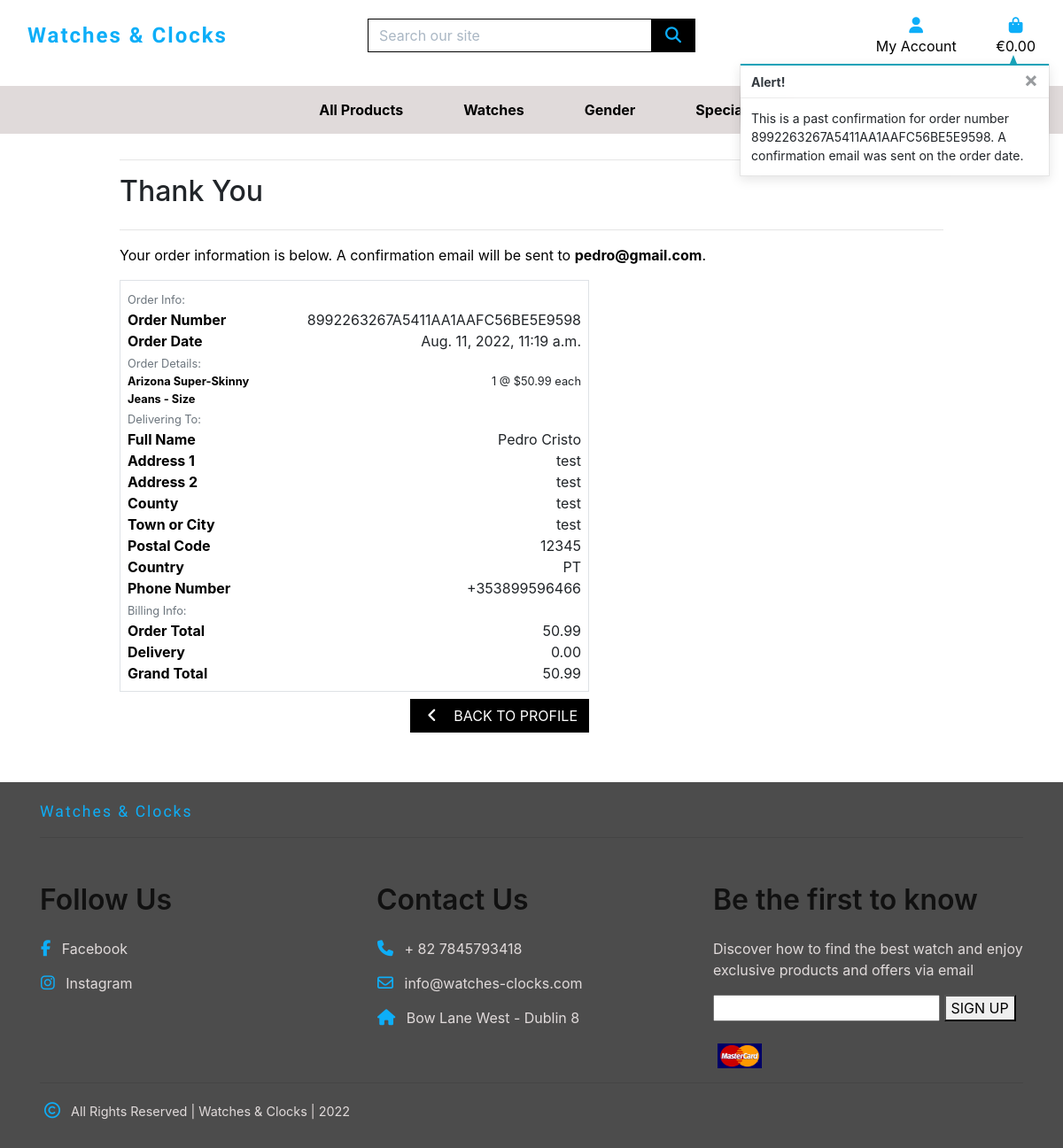
/profile/order_history/8992263267A5411AA1AAFC56BE5E9598, run on an earlier commit of the app's database.
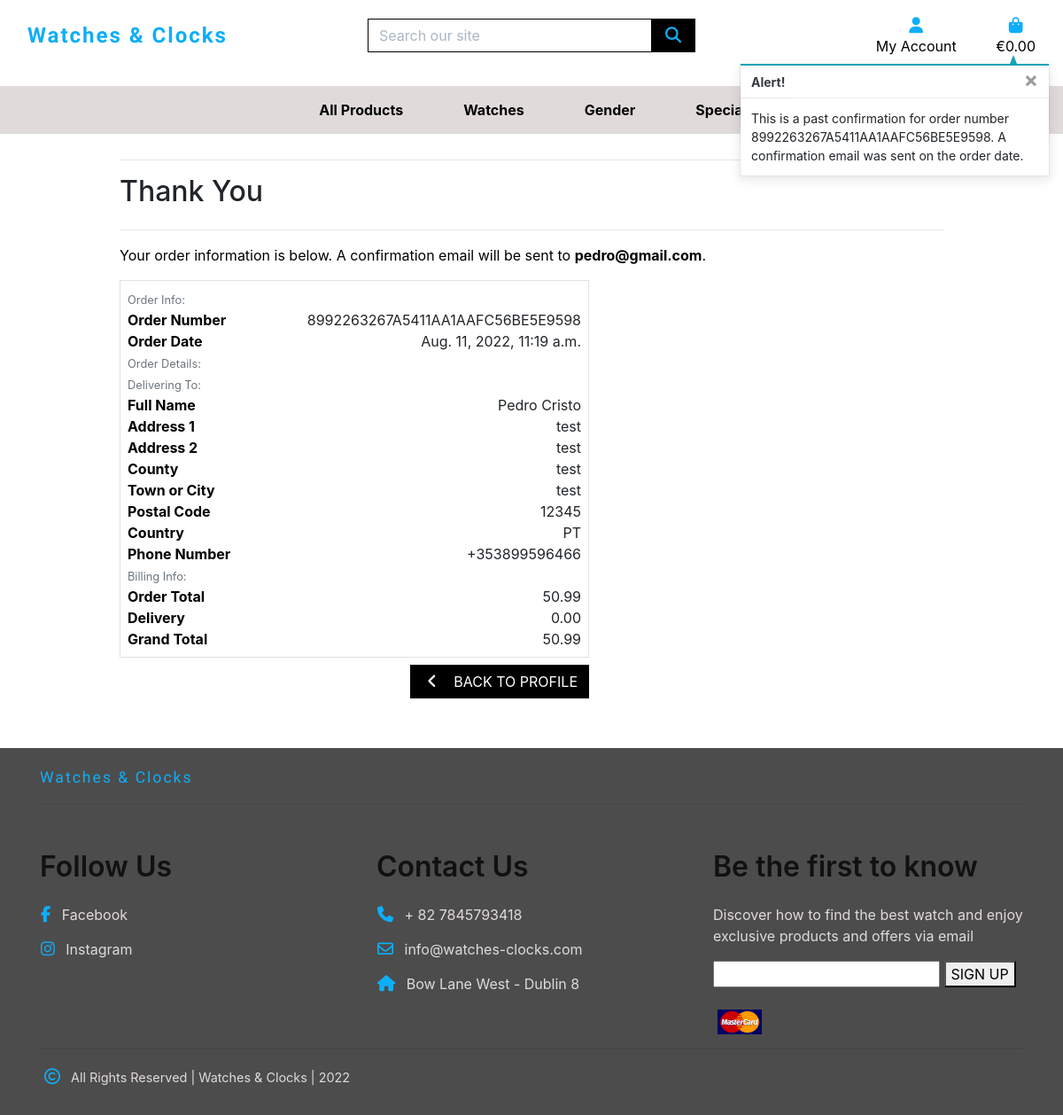
And on a later commit of the database.
### checkout/models.py (models this page shows, shortened)
class OrderLineItem(models.Model):
    order = models.ForeignKey(Order, null=False, blank=False, on_delete=models.CASCADE, related_name='lineitems')
    product = models.ForeignKey(Product, null=False, blank=False, on_delete=models.CASCADE)
    product_size = models.CharField(max_length=2, null=True, blank=True) # XS, S, M, L, XL
    quantity = models.IntegerField(null=False, blank=False, default=0)
    lineitem_total = models.DecimalField(max_digits=6, decimal_places=2, null=False, blank=False, editable=False)

### products/models.py (models this page shows, shortened)
class Product(models.Model):
    category = models.ForeignKey(
        'Category', null=True, blank=True, on_delete=models.SET_NULL)
    gender_category = models.ForeignKey(
        'Gender_category', null=True, blank=True, on_delete=models.SET_NULL)
    sku = models.CharField(max_length=254, null=True, blank=True)
    name = models.CharField(max_length=254)
    description = models.TextField()
    watch_details = models.TextField()
    features = models.TextField()
    has_sizes = models.BooleanField(default=False, null=True, blank=True)
    old_price = models.DecimalField(default=0,
        max_digits=6, decimal_places=2)
    price = models.DecimalField(
        max_digits=6, decimal_places=2)
    rating = models.DecimalField(
        max_digits=6, decimal_places=2, null=True, blank=True)
    image_url = models.URLField(max_length=1024, null=True, blank=True)
    image = models.ImageField(null=True, blank=True)
    product_status = models.ForeignKey(
        'Product_status', null=True, blank=True, on_delete=models.SET_NULL)
    featured = models.BooleanField(default=False)

### profiles/views.py (the view)
# urls.py: path('order_history/<order_number>', views.order_history, name='order_history'),
def order_history(request, order_number):
    order = get_object_or_404(Order, order_number=order_number)
    messages.info(request, (
        f'This is a past confirmation for order number {order_number}. '
        'A confirmation email was sent on the order date.'
    ))
    template = 'checkout/checkout_success.html'
    context = {
        'order': order,
        'from_profile': True,
    }
    return render(request, template, context)

### bag/contexts.py (called while the page is built, shortened)
def bag_contents(request):
    bag_items = []
    total = 0
    product_count = 0
    bag = request.session.get('bag', {})
    if total < settings.FREE_DELIVERY_THRESHOLD:
        delivery = total * Decimal(settings.STANDARD_DELIVERY_PERCENTAGE / 100)
        free_delivery_delta = settings.FREE_DELIVERY_THRESHOLD - total
    else:
        delivery = 0
        free_delivery_delta = 0
    grand_total = delivery + total
    context = {
        'bag_items': bag_items,
        'total': total,
        'product_count': product_count,
        'delivery': delivery,
        'free_delivery_delta': free_delivery_delta,
        'free_delivery_threshold': settings.FREE_DELIVERY_THRESHOLD,
        'grand_total': grand_total,
    }
    return context

### products/context_processors.py (called while the page is built)
def products_selected(request):
    products_selected = Product.objects.filter(featured=True)
    context = {
        'products_selected': products_selected,
    }
    return context

### checkout/templates/checkout/checkout_success.html (shortened to what the changed rows need)
{% extends "base.html" %}
{% load static %}
{% block content %}
    <div class="container">
        <div class="row">
            <div class="col">
                <h2 class="logo-font mb-4">Thank You</h2>
            </div>
        </div>
        <div class="row">
            <div class="col-12 col-lg-7">
                <div class="order-confirmation-wrapper p-2 border">
                    {% for item in order.lineitems.all %}
                    <div class="row">
                        <div class="col-12 col-md-4">
                            <p class="small mb-0 text-black font-weight-bold">
                                {{ item.product.name }}{% if item.product_size %} - Size {{ item.product.size|upper }}{% endif %}
                            </p>
                        </div>
                        <div class="col-12 col-md-8 text-md-right">
                            <p class="small mb-0">{{ item.quantity }} @ ${{ item.product.price }} each</p>
                        </div>
                    </div>
                    {% endfor %}
                </div>
            </div>
        </div>
    </div>
{% endblock %}

What changed in the data, as far as the page shows it:
removed OrderLineItem: product.name "Arizona Super-Skinny Jeans", quantity "1", product.price "50.99"
